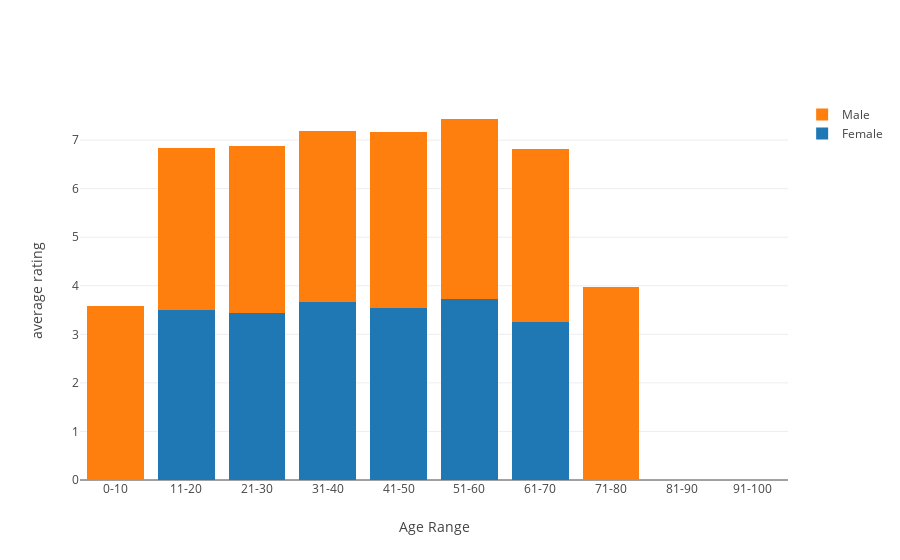

Notebook code cell kept with this figure:
### Code cell
trace0 = Bar(
             x = df_age_rating_new.index,
             y = df_age_rating_new.F,
             name = 'Female')
trace1 = Bar(
             x = df_age_rating_new.index,
             y = df_age_rating_new.M, 
             name = 'Male')
data = [trace0, trace1]
layout = dict(xaxis = dict(title = 'Age Range' ),
              yaxis = dict(title = 'average rating'),
              barmode = 'stack')
fig = dict(data = data, layout = layout)
plot.iplot(fig, 'Gender ratings Age analysis')

### Figure 1 — Plotly figure (JSON) as saved in the notebook; plotly's stock layout.template omitted (floating-point values rounded to 4 significant figures)
{"data": [{"name": "Female", "type": "bar", "x": ["0-10", "11-20", "21-30", "31-40", "41-50", "51-60", "61-70", "71-80", "81-90", "91-100"], "y": [null, 3.498, 3.433, 3.665, 3.54, 3.719, 3.25, null, null, null]}, {"name": "Male", "type": "bar", "x": ["0-10", "11-20", "21-30", "31-40", "41-50", "51-60", "61-70", "71-80", "81-90", "91-100"], "y": [3.577, 3.349, 3.447, 3.523, 3.632, 3.716, 3.573, 3.982, null, null]}], "layout": {"barmode": "stack", "xaxis": {"title": "Age Range"}, "yaxis": {"title": "average rating"}}}
